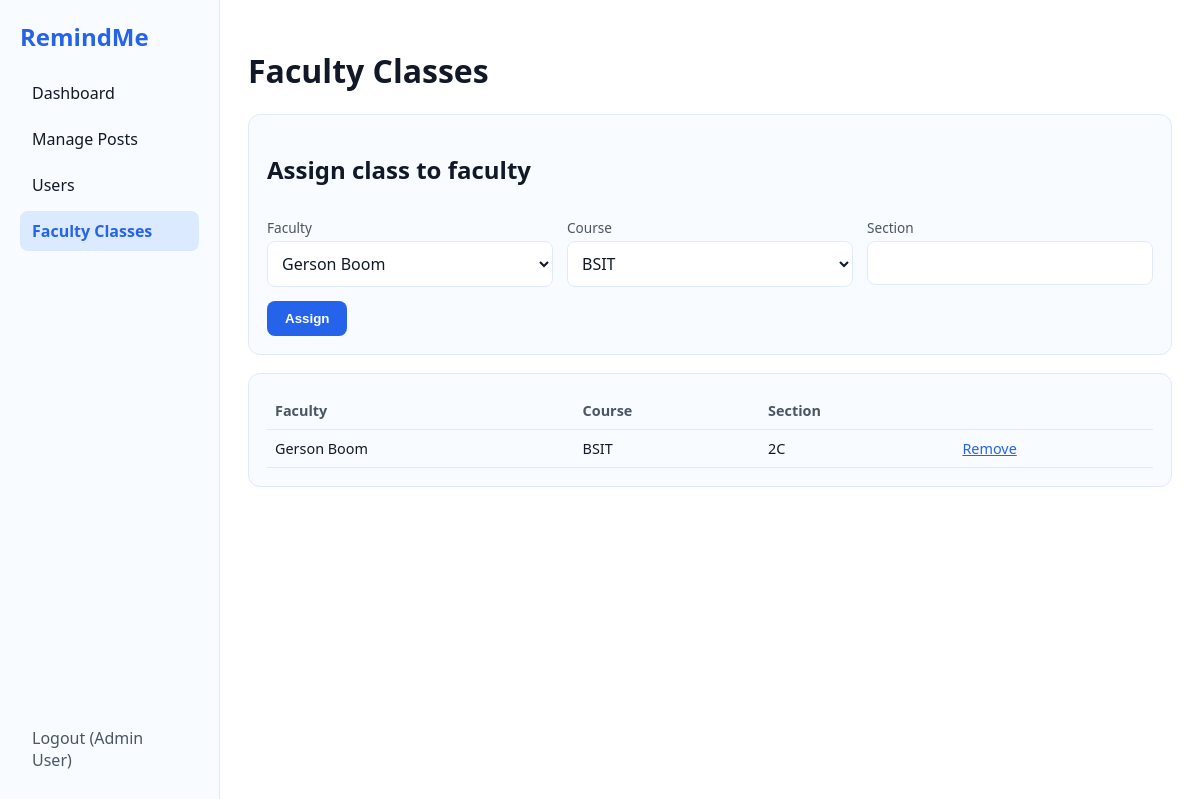
The page /admin/classes.php (signed in) on the database its author committed.
### tables this page shows
CREATE TABLE `faculty_classes` (
  `id` int(11) NOT NULL,
  `faculty_id` int(11) NOT NULL,
  `course_id` int(11) NOT NULL,
  `section` varchar(20) NOT NULL
);

CREATE TABLE `users` (
  `id` int(11) NOT NULL,
  `name` varchar(100) NOT NULL,
  `email` varchar(100) NOT NULL,
  `password` varchar(255) NOT NULL,
  `role` enum('admin','faculty','student') NOT NULL,
  `course_id` int(11) DEFAULT NULL,
  `section` varchar(20) DEFAULT NULL,
  `created_at` timestamp NOT NULL DEFAULT current_timestamp()
);

CREATE TABLE `courses` (
  `id` int(11) NOT NULL,
  `code` varchar(20) NOT NULL,
  `name` varchar(100) NOT NULL
);

### config.php (called while the page is built, shortened)
<?php
function e($s) { return htmlspecialchars((string)$s, ENT_QUOTES, 'UTF-8'); }

### admin/classes.php (the view, shortened to what this page needs)
<?php
require '../config.php';
$faculty = $conn->query("SELECT id,name FROM users WHERE role='faculty' ORDER BY name")->fetch_all(MYSQLI_ASSOC);
$courses = $conn->query("SELECT * FROM courses")->fetch_all(MYSQLI_ASSOC);
$rows = $conn->query("SELECT fc.id, u.name, c.code, fc.section FROM faculty_classes fc
  JOIN users u ON u.id=fc.faculty_id JOIN courses c ON c.id=fc.course_id ORDER BY u.name");
?>
<!DOCTYPE html><html lang="en"><head><meta charset="UTF-8">
<title>Faculty Classes</title><link rel="stylesheet" href="../assets/style.css"></head>
<body class="layout">
<?php include '../includes/admin_nav.php'; ?>
<main>
  <h1>Faculty Classes</h1>
  <form class="panel" method="post">
    <h2>Assign class to faculty</h2>
    <div class="grid">
      <div><label>Faculty</label><select name="faculty_id">
        <?php foreach ($faculty as $f): ?><option value="<?= $f['id'] ?>"><?= e($f['name']) ?></option><?php endforeach; ?></select></div>
      <div><label>Course</label><select name="course_id">
        <?php foreach ($courses as $c): ?><option value="<?= $c['id'] ?>"><?= e($c['code']) ?></option><?php endforeach; ?></select></div>
      <div><label>Section</label><input name="section" required></div>
    </div>
    <button class="btn" type="submit">Assign</button>
  </form>
  <div class="panel"><table>
    <tr><th>Faculty</th><th>Course</th><th>Section</th><th></th></tr>
    <?php while ($r = $rows->fetch_assoc()): ?>
    <tr><td><?= e($r['name']) ?></td><td><?= e($r['code']) ?></td><td><?= e($r['section']) ?></td>
      <td><a href="?delete=<?= $r['id'] ?>" onclick="return confirm('Remove?')">Remove</a></td></tr>
    <?php endwhile; ?>
  </table></div>
</main></body></html>

### assets/style.css (style rules this page uses)
:root { --bg:#ffffff; --panel:#f8fbff; --line:#dfeafc; --text:#111827; --muted:#4b5563; --accent:#2563eb; --accent-soft:#dbeafe; --accent-strong:#1d4ed8; --button-text:#ffffff; }
* { box-sizing:border-box }
body { margin:0;font-family:system-ui,Segoe UI,Arial,sans-serif;background:var(--bg);color:var(--text) }
a { color:var(--accent) }
label { display:block;margin:12px 0 4px;color:var(--muted);font-size:.85rem }
input,select,textarea { width:100%;padding:10px;border-radius:8px;border:1px solid var(--line);background:#ffffff;color:var(--text);font:inherit }
.btn { display:inline-block;padding:10px 18px;border:0;border-radius:8px;background:var(--accent);color:var(--button-text);font-weight:700;cursor:pointer;text-decoration:none;margin-top:14px }
.layout { display:flex;min-height:100vh }
main { flex:1;padding:28px;min-width:0;background:#fff }
.panel { background:var(--panel);border:1px solid var(--line);border-radius:12px;padding:18px;margin-bottom:18px;overflow-x:auto }
.grid { display:grid;grid-template-columns:repeat(auto-fit,minmax(200px,1fr));gap:0 14px }
table { width:100%;border-collapse:collapse }
th,td { text-align:left;padding:9px 8px;border-bottom:1px solid var(--line);font-size:.9rem }
th { color:var(--muted);font-weight:600 }

### rows shown on the page
faculty_classes: faculty.name "Gerson Boom", course.code "BSIT", section "2C"

### other values the page prints
$_SESSION['user']['name'] "Admin User"
form field faculty_id "Gerson Boom"
form field course_id "BSIT"
